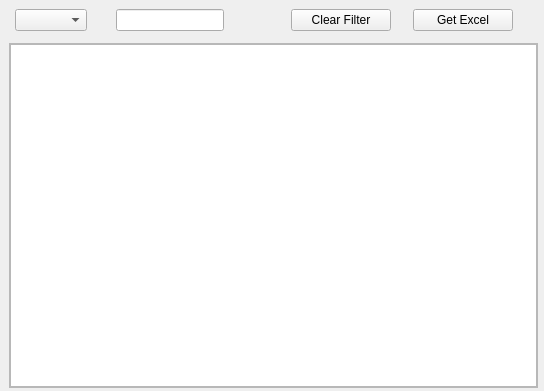
<?xml version="1.0" encoding="UTF-8"?>
<ui version="4.0">
 <class>MainWindow</class>
 <widget class="QMainWindow" name="MainWindow">
  <property name="geometry">
   <rect>
    <x>0</x>
    <y>0</y>
    <width>544</width>
    <height>391</height>
   </rect>
  </property>
  <property name="windowTitle">
   <string>MainWindow</string>
  </property>
  <property name="dockOptions">
   <set>QMainWindow::AllowNestedDocks|QMainWindow::AllowTabbedDocks|QMainWindow::AnimatedDocks|QMainWindow::ForceTabbedDocks|QMainWindow::GroupedDragging|QMainWindow::VerticalTabs</set>
  </property>
  <widget class="QWidget" name="centralwidget">
   <layout class="QGridLayout" name="gridLayout">
    <property name="leftMargin">
     <number>0</number>
    </property>
    <property name="topMargin">
     <number>0</number>
    </property>
    <property name="rightMargin">
     <number>0</number>
    </property>
    <property name="bottomMargin">
     <number>0</number>
    </property>
    <property name="horizontalSpacing">
     <number>3</number>
    </property>
    <property name="verticalSpacing">
     <number>0</number>
    </property>
    <item row="2" column="3">
     <widget class="Line" name="line_3">
      <property name="styleSheet">
       <string notr="true">background-color: transparent;</string>
      </property>
      <property name="orientation">
       <enum>Qt::Vertical</enum>
      </property>
     </widget>
    </item>
    <item row="3" column="1">
     <widget class="Line" name="line_18">
      <property name="orientation">
       <enum>Qt::Horizontal</enum>
      </property>
     </widget>
    </item>
    <item row="1" column="2">
     <widget class="Line" name="line_2">
      <property name="styleSheet">
       <string notr="true">background-color: transparent;</string>
      </property>
      <property name="orientation">
       <enum>Qt::Horizontal</enum>
      </property>
     </widget>
    </item>
    <item row="2" column="0">
     <widget class="Line" name="line">
      <property name="styleSheet">
       <string notr="true">background-color: transparent;</string>
      </property>
      <property name="orientation">
       <enum>Qt::Vertical</enum>
      </property>
     </widget>
    </item>
    <item row="2" column="2">
     <widget class="QFrame" name="mainFrame">
      <property name="sizePolicy">
       <sizepolicy hsizetype="Expanding" vsizetype="Expanding">
        <horstretch>0</horstretch>
        <verstretch>0</verstretch>
       </sizepolicy>
      </property>
      <property name="frameShape">
       <enum>QFrame::StyledPanel</enum>
      </property>
      <property name="frameShadow">
       <enum>QFrame::Raised</enum>
      </property>
      <layout class="QGridLayout" name="gridLayout_4">
       <property name="leftMargin">
        <number>0</number>
       </property>
       <property name="topMargin">
        <number>0</number>
       </property>
       <property name="rightMargin">
        <number>0</number>
       </property>
       <property name="bottomMargin">
        <number>0</number>
       </property>
       <property name="spacing">
        <number>0</number>
       </property>
       <item row="0" column="0">
        <widget class="QTableView" name="tableView">
         <property name="font">
          <font>
           <pointsize>11</pointsize>
          </font>
         </property>
         <property name="styleSheet">
          <string notr="true"/>
         </property>
         <property name="selectionBehavior">
          <enum>QAbstractItemView::SelectRows</enum>
         </property>
         <property name="showGrid">
          <bool>false</bool>
         </property>
         <property name="sortingEnabled">
          <bool>true</bool>
         </property>
         <attribute name="verticalHeaderDefaultSectionSize">
          <number>23</number>
         </attribute>
        </widget>
       </item>
      </layout>
     </widget>
    </item>
    <item row="0" column="1" colspan="3">
     <widget class="QWidget" name="indexBar" native="true">
      <property name="sizePolicy">
       <sizepolicy hsizetype="Preferred" vsizetype="Minimum">
        <horstretch>0</horstretch>
        <verstretch>0</verstretch>
       </sizepolicy>
      </property>
      <property name="minimumSize">
       <size>
        <width>0</width>
        <height>0</height>
       </size>
      </property>
      <property name="styleSheet">
       <string notr="true"/>
      </property>
      <layout class="QGridLayout" name="gridLayout_2">
       <item row="0" column="3" rowspan="2">
        <widget class="Line" name="line_7">
         <property name="maximumSize">
          <size>
           <width>25</width>
           <height>16777215</height>
          </size>
         </property>
         <property name="styleSheet">
          <string notr="true">background-color: transparent;</string>
         </property>
         <property name="orientation">
          <enum>Qt::Horizontal</enum>
         </property>
        </widget>
       </item>
       <item row="0" column="2" rowspan="2">
        <widget class="QLineEdit" name="le_text">
         <property name="sizePolicy">
          <sizepolicy hsizetype="Preferred" vsizetype="Fixed">
           <horstretch>0</horstretch>
           <verstretch>0</verstretch>
          </sizepolicy>
         </property>
         <property name="maximumSize">
          <size>
           <width>200</width>
           <height>16777215</height>
          </size>
         </property>
        </widget>
       </item>
       <item row="0" column="1" rowspan="2">
        <widget class="Line" name="line_4">
         <property name="maximumSize">
          <size>
           <width>20</width>
           <height>16777215</height>
          </size>
         </property>
         <property name="styleSheet">
          <string notr="true">background-color: transparent;</string>
         </property>
         <property name="orientation">
          <enum>Qt::Horizontal</enum>
         </property>
        </widget>
       </item>
       <item row="0" column="0" rowspan="2">
        <widget class="QComboBox" name="cbHeads">
         <property name="maximumSize">
          <size>
           <width>200</width>
           <height>16777215</height>
          </size>
         </property>
        </widget>
       </item>
       <item row="0" column="5" rowspan="2">
        <widget class="Line" name="line_9">
         <property name="maximumSize">
          <size>
           <width>25</width>
           <height>16777215</height>
          </size>
         </property>
         <property name="styleSheet">
          <string notr="true">background-color: transparent;</string>
         </property>
         <property name="orientation">
          <enum>Qt::Horizontal</enum>
         </property>
        </widget>
       </item>
       <item row="1" column="9">
        <widget class="Line" name="line_6">
         <property name="minimumSize">
          <size>
           <width>1</width>
           <height>0</height>
          </size>
         </property>
         <property name="styleSheet">
          <string notr="true">background-color:transparent</string>
         </property>
         <property name="orientation">
          <enum>Qt::Horizontal</enum>
         </property>
        </widget>
       </item>
       <item row="1" column="4">
        <widget class="Line" name="line_5">
         <property name="maximumSize">
          <size>
           <width>10</width>
           <height>16777215</height>
          </size>
         </property>
         <property name="styleSheet">
          <string notr="true">background-color: transparent;</string>
         </property>
         <property name="orientation">
          <enum>Qt::Horizontal</enum>
         </property>
        </widget>
       </item>
       <item row="0" column="8" rowspan="2">
        <widget class="QPushButton" name="pbGetExcel">
         <property name="minimumSize">
          <size>
           <width>100</width>
           <height>0</height>
          </size>
         </property>
         <property name="maximumSize">
          <size>
           <width>200</width>
           <height>16777215</height>
          </size>
         </property>
         <property name="text">
          <string>Get Excel</string>
         </property>
        </widget>
       </item>
       <item row="1" column="7">
        <widget class="Line" name="line_8">
         <property name="maximumSize">
          <size>
           <width>10</width>
           <height>16777215</height>
          </size>
         </property>
         <property name="styleSheet">
          <string notr="true">background-color: transparent;</string>
         </property>
         <property name="orientation">
          <enum>Qt::Horizontal</enum>
         </property>
        </widget>
       </item>
       <item row="0" column="6" rowspan="2">
        <widget class="QPushButton" name="pbClearfilter">
         <property name="minimumSize">
          <size>
           <width>100</width>
           <height>0</height>
          </size>
         </property>
         <property name="maximumSize">
          <size>
           <width>200</width>
           <height>16777215</height>
          </size>
         </property>
         <property name="text">
          <string>Clear Filter</string>
         </property>
        </widget>
       </item>
      </layout>
     </widget>
    </item>
   </layout>
  </widget>
 </widget>
 <resources/>
 <connections/>
</ui>
